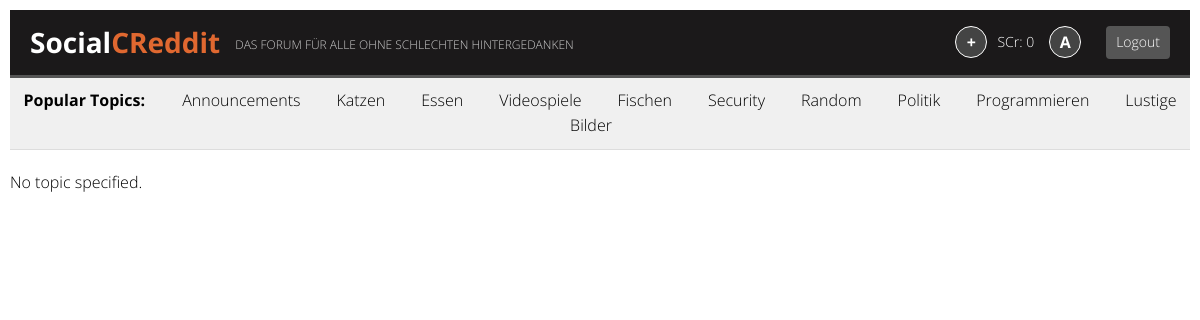
Screenshot of /topic.php (signed in) with the database file from the repository.
### tables this page shows
CREATE TABLE `topic` (
  `ID` int(11) NOT NULL,
  `Name` text NOT NULL
);

### www/include/database/content_managment.php (called while the page is built, shortened)
<?php
function get_topics($limit = 10, $sort_by = "popular")
{
    $conn = getDatabaseConnection();
    if ($limit == 0) {
        $sql = 'SELECT * FROM topic ORDER BY (SELECT COUNT(*) FROM posts WHERE posts.TopicID = topic.ID) DESC';
    } else {
        if ($sort_by == "popular") {
            $sql = 'SELECT * FROM topic ORDER BY (SELECT COUNT(*) FROM posts WHERE posts.TopicID = topic.ID) DESC LIMIT ' . $limit;
        } else {
            $sql = 'SELECT * FROM topic ORDER BY ID DESC LIMIT ' . $limit;
        }
    }
    $result = $conn->query($sql);
    if ($result->num_rows > 0) {
        $topics = array();
        while ($row = $result->fetch_assoc()) {
            $topics[] = $row;
        }
        return $topics;
    } else {
        return false;
    }
}

### www/include/topicbar.php (the view)
<?php
        $popular_topics = get_topics();
        if ($popular_topics && !empty($popular_topics)) {
            echo '<div class="popular-topics-bar">';
            echo '<span>Popular Topics: </span>';
            foreach ($popular_topics as $topic) {
                echo '<a href="topic.php?name=' . urlencode($topic['Name']) . '">' . htmlspecialchars($topic['Name']) . '</a>';
            }
            echo '</div>';
        } else {
            echo '<div class="popular-topics-bar"><span>No popular topics found.</span></div>';
        }
?>

### www/assets/css/styles.css (style rules this page uses)
body { font-family: "Open Sans", sans-serif; line-height: 1.6; margin: 10px; padding: 0; font-weight: 100; font-size: normal; }
.popular-topics-bar { padding: 10px; background-color: #f0f0f0; border-bottom: 1px solid #ddd; text-align: center; margin-bottom: 20px; }
.popular-topics-bar span { font-weight: bold; margin-right: 15px; }
.popular-topics-bar a { margin: 0 8px; text-decoration: none; color: black; padding: 5px 10px; border-radius: 4px; transition: background-color 0.3s ease; }

### rows the page displays
topic: Name "Announcements"
topic: Name "Katzen"
topic: Name "Essen"
topic: Name "Videospiele"
topic: Name "Fischen"
topic: Name "Security"
topic: Name "Random"
topic: Name "Politik"
topic: Name "Programmieren"
topic: Name "Lustige Bilder"

### other values shown
$social_credit "0"
substr($username, 0, 1) "A"
